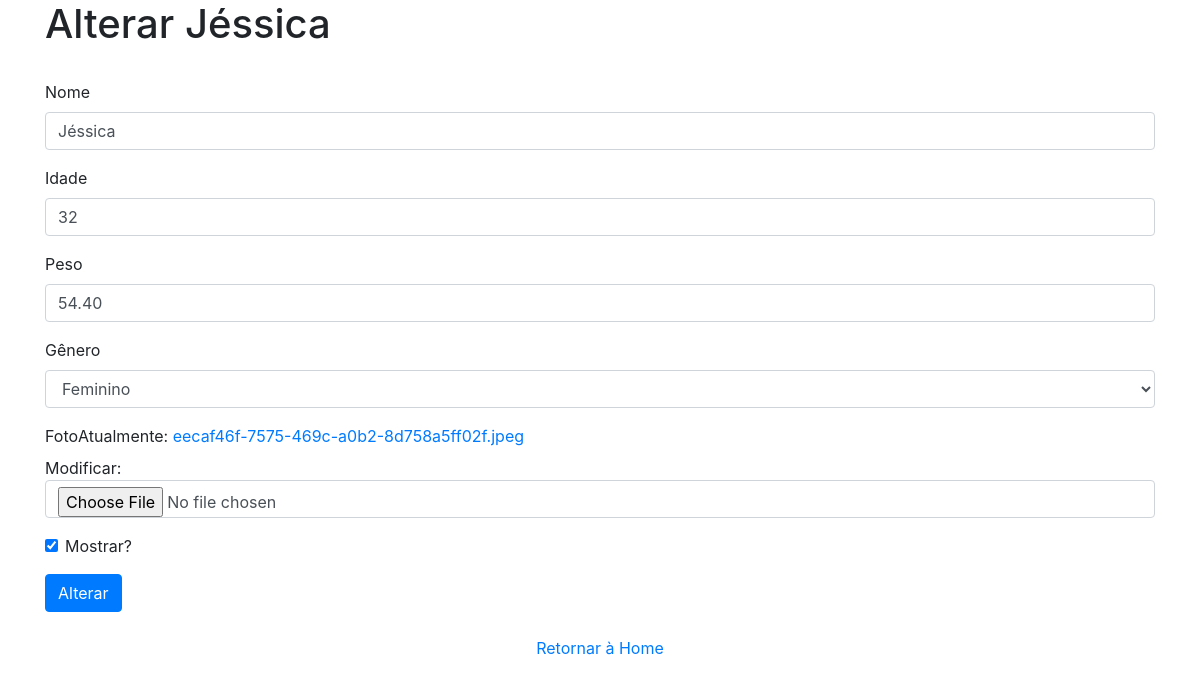
The app's page /update/5, older data.
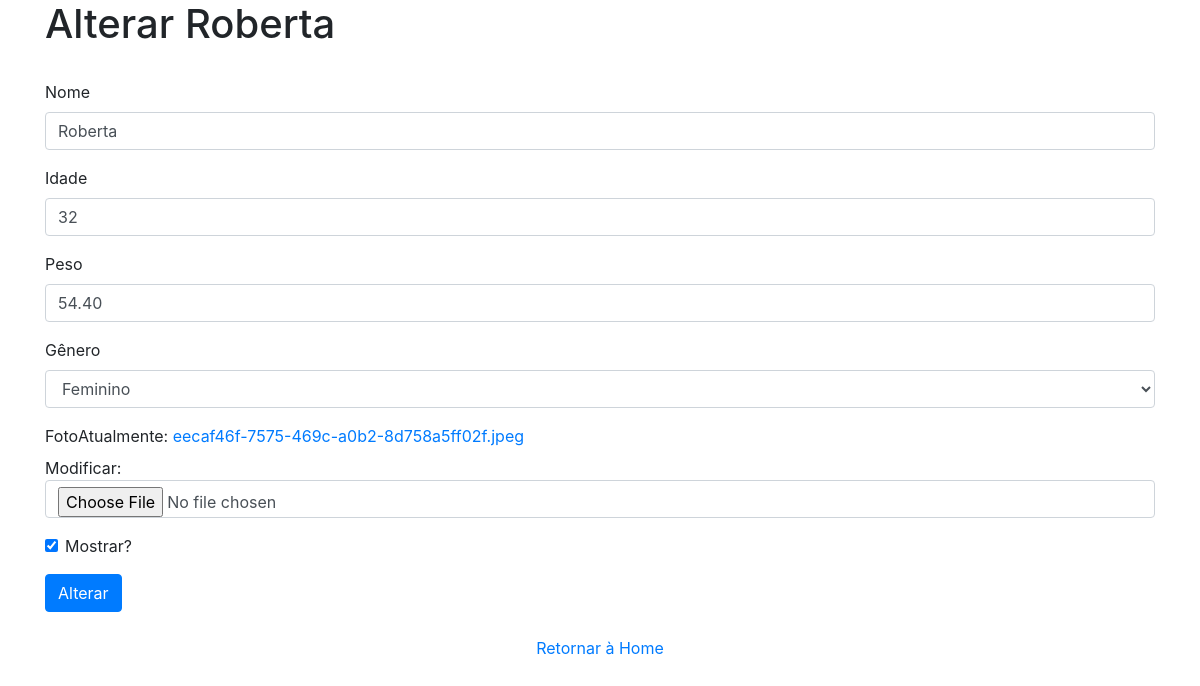
The same page, newer data.
### core/models.py (models this page shows)
class Base(models.Model):
    criacao = models.DateTimeField('Criação', auto_now_add=True)
    alteracao = models.DateTimeField('Alteração', auto_now=True)
    class Meta:
        abstract = True

class Pessoa(Base):
    GENERO_CHOICES = (
        ('masculino', 'Masculino'),
        ('feminino', 'Feminino'),
        ('outro', 'Outro')
    )
    nome = models.CharField('Nome', max_length=100)
    idade = models.IntegerField('Idade')
    peso = models.DecimalField('Peso', decimal_places=2, max_digits=5)
    genero = models.CharField('Gênero', max_length=len('Masculino'), choices=GENERO_CHOICES)
    foto = models.ImageField('Foto', upload_to=get_auto_path)
    mostrar = models.BooleanField('Mostrar?', default=True)

### core/views.py (the view)
# urls.py: path('update/<int:pk>', UpdatePessoa.as_view(), name='update')
class UpdatePessoa(UpdateView):
    model = Pessoa
    fields = ['nome', 'idade', 'peso', 'genero', 'foto', 'mostrar']
    template_name = 'alterar_pessoa.html'
    success_url = reverse_lazy('index')
    template_name_suffix = '_update_form'

### core/templates/alterar_pessoa.html (shortened to what this page needs)
{% load bootstrap4 %}
<!DOCTYPE html>
<html lang="en">
<head>
    {% bootstrap_css %}
</head>
<body>
    <div class="container">
        <h1>Alterar {{ object.nome }}</h1>
        <br>
        <form method="post" enctype="multipart/form-data">
            {% bootstrap_form form %}
            {% buttons %}
            <button class="btn btn-primary" type="submit">Alterar</button>
            {% endbuttons %}
        </form>
        <br>
        <div class="row">
            <div class="col-12 text-center">
                <a href="{% url 'index' %}">Retornar à Home</a>
            </div>
        </div>
    </div>
</body>
</html>

Row changes from the older to the newer data that the page shows:
changed Pessoa "Feminino": nome "Jéssica" → "Roberta"
